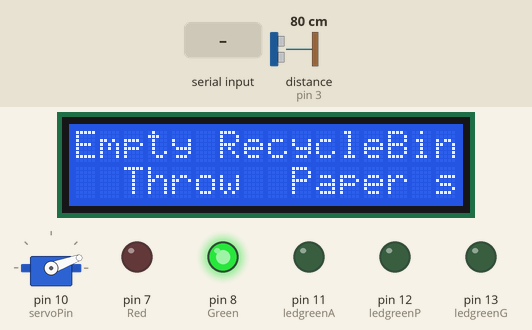
Simulated run of this sketch. Board: Arduino Uno, built with avr-gcc and run on an emulated ATmega328P. On the bench: servo, 16×2 character LCD, output pins drawn as LEDs (lit = HIGH). Wiring (inferred from the names in the program): ultrasonic range finder: trigger pin 2; echo pin 3. Dashed ring = blinking. The test bench sets the inputs (shaded band); at power-on: distance to the obstacle (sensor on pin 3) 80 cm. The echo pulse lasts 58.3 µs per cm; pins used as bus, display or sensor lines are not drawn; what the sketch prints to the serial monitor is not drawn.

Above: at 3.2 s.
3.3 s: distance to the obstacle (sensor on pin 3) set to 14 cm
4.8 s: distance to the obstacle (sensor on pin 3) set to 10 cm
At 5.33 s:
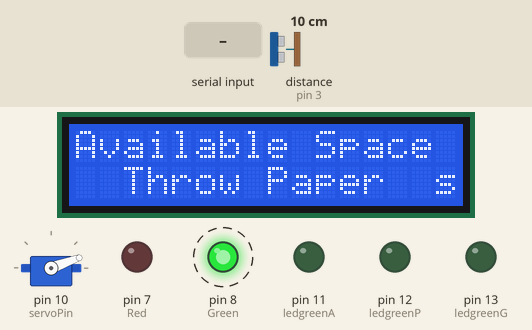
7.1 s: distance to the obstacle (sensor on pin 3) set to 6 cm
8.6 s: distance to the obstacle (sensor on pin 3) set to 3 cm
At 9.9 s:
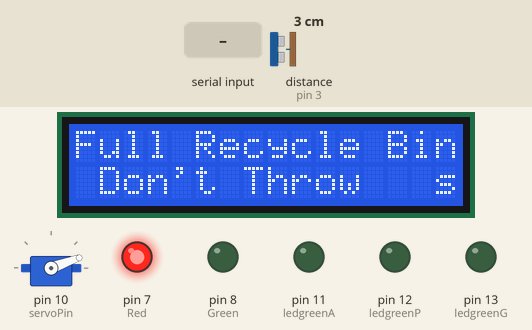
10.2 s: "G" received over Serial
At 10.36 s:
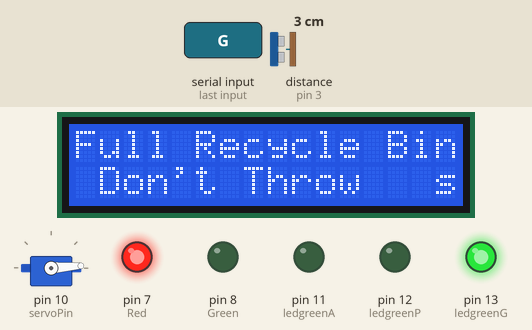
15.0 s: "0" received over Serial
At 15.77 s:
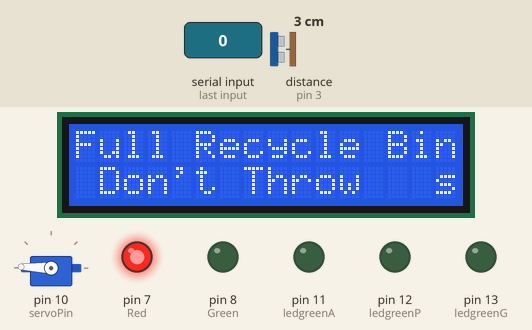
Timing chart, 0 to 20.7 s (numbered marks = the images above; inputs shaded):
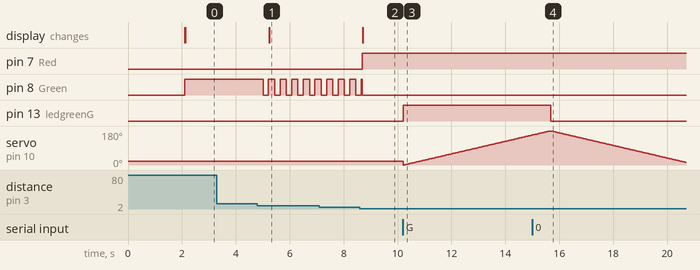

The sketch:

final_e_bin_gravity.ino
```cpp
#define ledgreenG  13
#define ledgreenP  12
#define ledgreenA  11
#define ledgreenL  9

#include <Servo.h>  //Πρέπει να συμπεριληφθεί
Servo myservo; //Ορισμός μεταβλητής για το χειρισμό του σερβοκινητήρα
int servoPin = 10; //Ο σερβοκινητήρας συνδεδεμένος στο pin 10
int command;            //Int to store app command state.

int SensorReadingcm;
int Red= 7; // led για ένδειξη γεμάτου κάδου
const int Green = 8;  // led για ένδειξη άδειου κάδου


# include <Wire.h>
#include <LiquidCrystal_I2C.h> // βιβλιοθήκη οθόνης LCD με I2C
LiquidCrystal_I2C lcd(0x27,16,2);  // οθόνη 16 στηλών και 2 γραμμών


int UltrasonicTrigerPin=2;
int UltrasonicEchoPin=3;

void setup() {
  Serial.begin(9600);
  pinMode(Red, OUTPUT);
  pinMode(Green, OUTPUT);

  pinMode(UltrasonicTrigerPin, OUTPUT);
  pinMode(UltrasonicEchoPin, INPUT);

      pinMode(ledgreenG, OUTPUT);
      pinMode(ledgreenP, OUTPUT);
      pinMode(ledgreenA, OUTPUT);
      digitalWrite(ledgreenG, LOW);
      digitalWrite(ledgreenP, LOW);
      digitalWrite(ledgreenA, LOW);


      myservo.attach(servoPin);
      myservo.write(20);


   //Initiate the LCD
  lcd.init();
  lcd.backlight();
  delay(2000);
  lcd.clear();
  lcd.print("    Recycle Bin"); // Εκτύπωσε – Εμφάνισε "Recycle Bin" στη 1η γραμμή στο LCD
  lcd.setCursor(0, 1);//1η στήλη και 2η γραμμή
  lcd.print("3o GEL Komotinis"); // Εκτύπωσε – Εμφάνισε "3o GEL Komotinis" στη 2η γραμμή στο LCD

}

void loop()
{
if (Serial.available() > 0) {
  command = Serial.read();
  switch (command) {

case 'G':
  {digitalWrite(ledgreenG, HIGH);
  Serial.println("Παρακαλώ εδώ ρίξτε γυαλί.");
    for ( int pos = 0; pos <= 180; pos += 1) {
        //Οι τιμές που μπορεί να πάρει η εντολή write είναι από 179-20
        //Πηγαίνει τον σερβοκινητήρα τη θέση pos μοίρες
        myservo.write( pos);
        delay(30);   //Εισάγει καθυστέρηση 100ms (160*30=4800msec)

        }
        break;}
case '0':{digitalWrite(ledgreenG, LOW);
    Serial.println("Ευχαριστώ κέρδισες 5 πόντους!");
 for ( int pos = 180; pos >= 0; pos -= 1) {
        //Οι τιμές που μπορεί να πάρει η εντολή write είναι από 90-0
        //Πηγαίνει τον σερβοκινητήρα τη θέση pos μοίρες
        myservo.write( pos);
        delay(30);   //Εισάγει καθυστέρηση 100ms (160*30=4800msec)
        }
break;}

case 'P':
  {digitalWrite(ledgreenP, HIGH);
  Serial.println("Παρακαλώ εδώ ρίξτε χαρτί.");
  for ( int pos = 0; pos <= 179; pos += 1) {
        //Οι τιμές που μπορεί να πάρει η εντολή write είναι από 179-0
        //Πηγαίνει τον σερβοκινητήρα τη θέση pos μοίρες
        myservo.write( pos);
        delay(30);   //Εισάγει καθυστέρηση 100ms (160*30=4800msec)

        }
  break;}
case '1':{digitalWrite(ledgreenP, LOW);
    Serial.println("Ευχαριστώ κέρδισες 5 πόντους!");
 for ( int pos = 179; pos >= 0; pos -= 1) {
        //Οι τιμές που μπορεί να πάρει η εντολή write είναι από από 179-0
        //Πηγαίνει τον σερβοκινητήρα τη θέση pos μοίρες
        myservo.write( pos);
        delay(30);   //Εισάγει καθυστέρηση 100ms (160*30=4800msec)
        }
        break;}

case 'A':
 Serial.println("Παρακαλώ εδώ ρίξτε αλουμίνιο");
  {digitalWrite(ledgreenA, HIGH);
  for ( int pos = 0; pos <= 179; pos += 1) {
        //Οι τιμές που μπορεί να πάρει η εντολή write είναι από 179-0
        //Πηγαίνει τον σερβοκινητήρα τη θέση pos μοίρες
        myservo.write( pos);
        delay(30);   //Εισάγει καθυστέρηση 100ms (160*30=4800msec)

        }
  break;}
case '2':{digitalWrite(ledgreenA, LOW);
    Serial.println("Ευχαριστώ κέρδισες 15 πόντους!");
 for ( int pos = 179; pos >= 0; pos -= 1) {
        //Οι τιμές που μπορεί να πάρει η εντολή write είναι από 179-0
        //Πηγαίνει τον σερβοκινητήρα τη θέση pos μοίρες
        myservo.write( pos);
        delay(30);   //Εισάγει καθυστέρηση 100ms (160*30=4800msec)
        }break;}

case 'L':
 Serial.println("Παρακαλώ εδώ ρίξτε πλαστικό");
  {digitalWrite(ledgreenL, HIGH);
  for ( int pos = 0; pos <= 179; pos += 1) {
        //Οι τιμές που μπορεί να πάρει η εντολή write είναι από 179-0
        //Πηγαίνει τον σερβοκινητήρα τη θέση pos μοίρες
        myservo.write( pos);
        delay(30);   //Εισάγει καθυστέρηση 100ms (160*30=4800msec)

        }
  break;}
case '3':{digitalWrite(ledgreenL, LOW);
    Serial.println("Ευχαριστώ κέρδισες 10 πόντους!");
 for ( int pos = 179; pos >= 0; pos -= 1) {
        //Οι τιμές που μπορεί να πάρει η εντολή write είναι από 179-0
        //Πηγαίνει τον σερβοκινητήρα τη θέση pos μοίρες
        myservo.write( pos);
        delay(30);   //Εισάγει καθυστέρηση 100ms (160*30=4800msec)
        }break;}
}

}
command="";


  float duration;
// ενεργοποιείται ο ultrasonic
  digitalWrite(UltrasonicTrigerPin, LOW);
  delayMicroseconds(2);
  digitalWrite(UltrasonicTrigerPin, HIGH);
  delayMicroseconds(10);
  digitalWrite(UltrasonicTrigerPin, LOW);

// υπολογίζεται η απόσταση
  duration = pulseIn(UltrasonicEchoPin, HIGH);

// μετατροπή σε εκατοστά
SensorReadingcm = duration/ 29.154 / 2;
// υπολογίζω το ύψος των απορριμμάτων μέσα στον κάδο

  // ξεκινάμε με σβηστά led
  digitalWrite (Green, LOW);
  digitalWrite (Red, LOW);

  if (SensorReadingcm >10){
   	 // είναι σχεδόν άδειος ο κάδος ανακύκλωσης
 	   digitalWrite (Red, LOW);
	   digitalWrite (Green, HIGH);
  	// Serial.println("Empty Recycle Bin"); // εκτύπωση μηνύματος κάδος άδειος

    lcd.setCursor(0,0); //1η στήλη και 1η γραμμή
    lcd.print("Empty RecycleBin"); // Εκτύπωσε – Εμφάνισε το μήνυμα "Empty Bin" στο LCD
    lcd.setCursor(0,1); //1η στήλη και 2η γραμμή
    lcd.print("  Throw  Paper ");

  } else if (SensorReadingcm < 4) {
   	 // είναι  γεμάτος ο κάδος ανακύκλωσης
  	 digitalWrite (Green, LOW);
	   digitalWrite (Red, HIGH);

     lcd.setCursor(0,0); //1η στήλη και 1η γραμμή
     lcd.print("Full Recycle Bin"); // Εκτύπωσε – Εμφάνισε το μήνυμα "Full Bin" στο LCD
     lcd.setCursor(0,1); //1η στήλη και 2η γραμμή
     lcd.print(" Don't Throw  ");
  }
  else{// αναβοσβήνει το πράσινο led
     digitalWrite (Red, LOW);
	   digitalWrite (Green, HIGH);
    delay(200);
    digitalWrite (Green, LOW);
    delay(200);
    digitalWrite (Green, HIGH);
     lcd.setCursor(0,0); //1η στήλη και 1η γραμμή
     lcd.print("Available Space "); // Εκτύπωσε – Εμφάνισε το μήνυμα "Available Space " στο LCD
     lcd.setCursor(0,1); //1η στήλη και 2η γραμμή
     lcd.print("  Throw Paper  ");
  }
}
```

Measured:
- the behaviour switches between 12 and 11 cm on distance to the obstacle (sensor on pin 3) (found by bisection; images 0 and 1)
- the behaviour switches between 5 and 4 cm on distance to the obstacle (sensor on pin 3) (found by bisection; images 1 and 2)
- after the input at 4.8 s, pin 8 (Green): alternates HIGH for 0.23 s and LOW for 0.20 s, starting after 0.21 s; the display: changes after 0.44 s (image 1)
- after the input at 8.6 s, pin 7 (Red): LOW → HIGH after 0.09 s; the display: changes after 0.12 s (image 2)
- after the input at 10.2 s, pin 13 (ledgreenG): LOW → HIGH at once
- after the input at 15.0 s, pin 13 (ledgreenG): HIGH → LOW after 0.68 s
- by itself, servo on pin 10 (servoPin): rises from 159° to 180° in 0.60 s, then falls to 14° in 5.1 s
